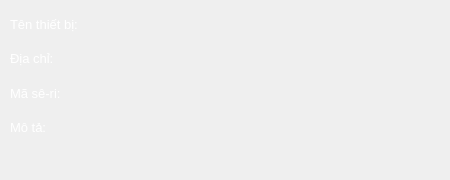
    <widget class="QWidget" name="tabInfo">
     <attribute name="title">
      <string>          Thiết bị          </string>
     </attribute>
     <widget class="QWidget" name="verticalLayoutWidget_4">
      <property name="geometry">
       <rect>
        <x>150</x>
        <y>10</y>
        <width>291</width>
        <height>101</height>
       </rect>
      </property>
      <layout class="QVBoxLayout" name="verticalLayout_3">
       <item>
        <widget class="QLabel" name="label_Name">
         <property name="font">
          <font>
           <pointsize>10</pointsize>
          </font>
         </property>
         <property name="styleSheet">
          <string notr="true">color: rgb(255, 255, 255);</string>
         </property>
         <property name="text">
          <string/>
         </property>
        </widget>
       </item>
       <item>
        <widget class="QLabel" name="label_Address">
         <property name="font">
          <font>
           <pointsize>10</pointsize>
          </font>
         </property>
         <property name="styleSheet">
          <string notr="true">color: rgb(255, 255, 255);</string>
         </property>
         <property name="text">
          <string/>
         </property>
        </widget>
       </item>
       <item>
        <widget class="QLabel" name="label_SerialNumber">
         <property name="font">
          <font>
           <pointsize>10</pointsize>
          </font>
         </property>
         <property name="styleSheet">
          <string notr="true">color: rgb(255, 255, 255);</string>
         </property>
         <property name="text">
          <string/>
         </property>
        </widget>
       </item>
      </layout>
     </widget>
     <widget class="QWidget" name="verticalLayoutWidget_5">
      <property name="geometry">
       <rect>
        <x>10</x>
        <y>10</y>
        <width>111</width>
        <height>131</height>
       </rect>
      </property>
      <layout class="QVBoxLayout" name="verticalLayout_5">
       <item>
        <widget class="QLabel" name="label_4">
         <property name="font">
          <font>
           <pointsize>10</pointsize>
          </font>
         </property>
         <property name="styleSheet">
          <string notr="true">color: rgb(255, 255, 255);</string>
         </property>
         <property name="text">
          <string>Tên thiết bị:</string>
         </property>
        </widget>
       </item>
       <item>
        <widget class="QLabel" name="label_6">
         <property name="font">
          <font>
           <pointsize>10</pointsize>
          </font>
         </property>
         <property name="styleSheet">
          <string notr="true">color: rgb(255, 255, 255);</string>
         </property>
         <property name="text">
          <string>Địa chỉ:</string>
         </property>
        </widget>
       </item>
       <item>
        <widget class="QLabel" name="label_7">
         <property name="font">
          <font>
           <pointsize>10</pointsize>
          </font>
         </property>
         <property name="styleSheet">
          <string notr="true">color: rgb(255, 255, 255);</string>
         </property>
         <property name="text">
          <string>Mã sê-ri:</string>
         </property>
        </widget>
       </item>
       <item>
        <widget class="QLabel" name="label_5">
         <property name="font">
          <font>
           <pointsize>10</pointsize>
          </font>
         </property>
         <property name="styleSheet">
          <string notr="true">color: rgb(255, 255, 255);</string>
         </property>
         <property name="text">
          <string>Mô tả:</string>
         </property>
        </widget>
       </item>
      </layout>
     </widget>
     <widget class="QWidget" name="verticalLayoutWidget_3">
      <property name="geometry">
       <rect>
        <x>150</x>
        <y>110</y>
        <width>291</width>
        <height>61</height>
       </rect>
      </property>
      <layout class="QVBoxLayout" name="verticalLayout_4">
       <item>
        <widget class="QLabel" name="label_Description">
         <property name="font">
          <font>
           <pointsize>10</pointsize>
          </font>
         </property>
         <property name="styleSheet">
          <string notr="true">color: rgb(255, 255, 255);</string>
         </property>
         <property name="text">
          <string/>
         </property>
         <property name="alignment">
          <set>Qt::AlignLeading|Qt::AlignLeft|Qt::AlignTop</set>
         </property>
        </widget>
       </item>
      </layout>
     </widget>
    </widget>
